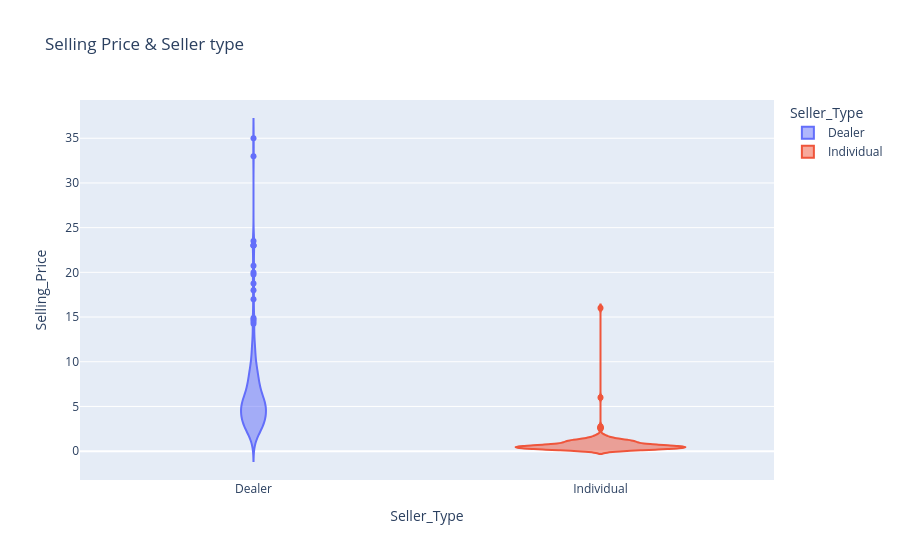

Notebook code for this chart:
### Code cell
Selling_price = px.violin(cars, y = 'Selling_Price', x = 'Seller_Type', color = 'Seller_Type', title = 'Selling Price & Seller type') 
Selling_price.show()

### Figure 1 — Plotly figure (JSON) as saved in the notebook; plotly's stock layout.template omitted (floating-point values rounded to 4 significant figures; data arrays with more than 128 entries replaced by an {"elided": "..."} marker saying what was removed)
{"data": [{"alignmentgroup": "True", "box": {"visible": false}, "hovertemplate": "Seller_Type=%{x}<br>Selling_Price=%{y}<extra></extra>", "legendgroup": "Dealer", "marker": {"color": "#636efa"}, "name": "Dealer", "offsetgroup": "Dealer", "orientation": "v", "scalegroup": "True", "showlegend": true, "type": "violin", "x": {"elided": "195 str values"}, "x0": " ", "xaxis": "x", "y": {"elided": "195 float values"}, "y0": " ", "yaxis": "y"}, {"alignmentgroup": "True", "box": {"visible": false}, "hovertemplate": "Seller_Type=%{x}<br>Selling_Price=%{y}<extra></extra>", "legendgroup": "Individual", "marker": {"color": "#EF553B"}, "name": "Individual", "offsetgroup": "Individual", "orientation": "v", "scalegroup": "True", "showlegend": true, "type": "violin", "x": ["Individual", "Individual", "Individual", "Individual", "Individual", "Individual", "Individual", "Individual", "Individual", "Individual", "Individual", "Individual", "Individual", "Individual", "Individual", "Individual", "Individual", "Individual", "Individual", "Individual", "Individual", "Individual", "Individual", "Individual", "Individual", "Individual", "Individual", "Individual", "Individual", "Individual", "Individual", "Individual", "Individual", "Individual", "Individual", "Individual", "Individual", "Individual", "Individual", "Individual", "Individual", "Individual", "Individual", "Individual", "Individual", "Individual", "Individual", "Individual", "Individual", "Individual", "Individual", "Individual", "Individual", "Individual", "Individual", "Individual", "Individual", "Individual", "Individual", "Individual", "Individual", "Individual", "Individual", "Individual", "Individual", "Individual", "Individual", "Individual", "Individual", "Individual", "Individual", "Individual", "Individual", "Individual", "Individual", "Individual", "Individual", "Individual", "Individual", "Individual", "Individual", "Individual", "Individual", "Individual", "Individual", "Individual", "Individual", "Individual", "Individual", "Individual", "Individual", "Individual", "Individual", "Individual", "Individual", "Individual", "Individual", "Individual", "Individual", "Individual", "Individual", "Individual", "Individual", "Individual", "Individual", "Individual"], "x0": " ", "xaxis": "x", "y": [6.0, 0.35, 16.0, 2.75, 2.5, 1.75, 1.7, 1.65, 1.45, 1.35, 1.35, 1.35, 1.25, 1.2, 1.2, 1.2, 1.15, 1.15, 1.15, 1.15, 1.11, 1.1, 1.1, 1.1, 1.05, 1.05, 1.05, 1.05, 1.0, 0.95, 0.9, 0.9, 0.75, 0.8, 0.78, 0.75, 0.75, 0.75, 0.72, 0.65, 0.65, 0.65, 0.65, 0.6, 0.6, 0.6, 0.6, 0.6, 0.6, 0.6, 0.6, 0.55, 0.55, 0.52, 0.51, 0.5, 0.5, 0.5, 0.5, 0.5, 0.48, 0.48, 0.48, 0.48, 0.45, 0.45, 0.45, 0.45, 0.45, 0.45, 0.45, 0.45, 0.42, 0.42, 0.4, 0.4, 0.4, 0.4, 0.4, 0.38, 0.38, 0.35, 0.35, 0.35, 0.31, 0.3, 0.3, 0.3, 0.27, 0.25, 0.25, 0.25, 0.25, 0.25, 0.2, 0.2, 0.2, 0.2, 0.2, 0.2, 0.18, 0.17, 0.16, 0.15, 0.12, 0.1], "y0": " ", "yaxis": "y"}], "layout": {"legend": {"title": {"text": "Seller_Type"}, "tracegroupgap": 0}, "title": {"text": "Selling Price & Seller type"}, "violinmode": "overlay", "xaxis": {"anchor": "y", "categoryarray": ["Dealer", "Individual"], "categoryorder": "array", "domain": [0, 1], "title": {"text": "Seller_Type"}}, "yaxis": {"anchor": "x", "domain": [0, 1], "title": {"text": "Selling_Price"}}}}
